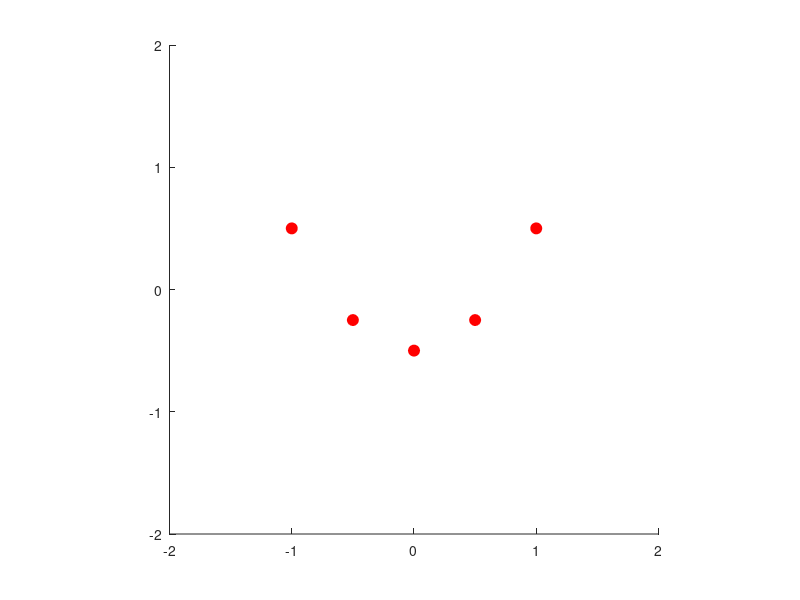

Reproduce this figure in MATLAB. (Note: this script raises an error after producing the figure.)
function conicfive
% CONICFIVE - Interactively plot a conic section though five data points,
%             using the mouse to move the data points with real-time
%             animated updates. Requires the symbolic toolbox.
%
% USAGE: conicfive
%
% Notes: (1) Use the mouse to click and drag the red data points within
%            the dotted gray box, and observe the changes in the conic
%            section in real time.
%        (2) This function requires the symbolic toolbox and is tested
%            using Matlab version 7.1.0 (R14) service pack 3.
%        (3) This function illustrates some techniques in GUI manipulation,
%            computation of a conic-sections using the general determinant
%            expression, and the "ezplot" function. Nevertheless, the
%            code is developmental and hasn't been polished or heavily
%            commented.
%        (4) "ezplot" is a really handy function, but it was not designed
%            for speed. Using it repeatedly for animation slows things
%            down enough for older machines to exhibit some lag in the
%            animation.
%        (5) Parabolas require exact point placement. It is highly unlikely
%            that you will get a parabola after the initial startup.
%        (6) Tested but no warranty; use at your own risk.
%        (7) Michael Kleder, November 2006
%
% EXAMPLE:
%
% conicfive % run the interactive GUI

if ~isempty(gcbo)
    while get(gcf,'userdata')
        set(gcbo,'markerfacecolor','g')
        p=get(0,'PointerLocation');
        pf=get(gcf,'pos');
        p(1:2)=p(1:2)-pf(1:2);
        set(gcf,'CurrentPoint',p(1:2))
        p=get(gca,'CurrentPoint');
        p=sign(p).*min(abs(p),1);
        set(gcbo,'xdata',p(1,1));
        set(gcbo,'ydata',p(1,2));
        h=findobj(gca,'color','r');
        qa=get(h,'xdata');
        qb=get(h,'ydata');
        a=[qa{:}];
        b=[qb{:}];
        [d,discrim]=FitConicToFivePoints(a,b);
        XL=[-2 2];
        YL=[-2 2];
        delete(findobj(gca,'color','b'))
        tflag=1;
        try
            ezplot(vectorize(d),[XL YL])
        catch
            title('Unable to construct conic section')
            tflag=0;
        end
        xlim(XL)
        ylim(YL)
        if tflag
            if discrim > eps
                title('Hyperbola')
            elseif discrim < -eps
                title('Ellipse')
            else
                title('Parabola')
            end
        end
        uistack(h,'top')
        pause(.01)
    end
    set(gcbo,'markerfacecolor','r','markeredgecolor','r')
    return
else
    % starting points:
    a=-1:.5:1;
    b=a.^2-.5;
    % draw figure:
    figure('Name','Drag the data points to change the conic section.',...
        'NumberTitle','off')
    set(gcf,'userdata',0)
    set(gcf,'WindowButtonDownFcn','set(gcf,''userdata'',1)')
    set(gcf,'WindowButtonUpFcn'  ,'set(gcf,''userdata'',0)')
    hold on
    for n=length(a):-1:1
        h(n)=plot(a(n),b(n),'ro','markersize',8,'markerfacecolor','r');
        set(h(n),'ButtonDownFcn',mfilename);
    end
    axis equal
    xlim([-2 2])
    ylim([-2 2])
    d=FitConicToFivePoints(a,b);
    % plot bounding box
    plot([-1 1 1 -1 -1],[1 1 -1 -1 1],'k:','color',[.8 .8 .8])
    % plot the conic:
    XL=[-2 2];
    YL=[-2 2];
    delete(findobj(gca,'color','b'))
    ezplot(d,[XL YL]);
    title('Drag the data points to change the conic section.')
    uistack(h,'top')
    drawnow
end

